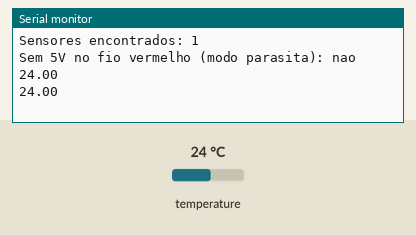
The sketch below on a simulated Arduino Uno, built with avr-gcc and run on an emulated ATmega328P. On the bench: the last lines printed to the serial monitor. The inputs (shaded band) are chosen by the test bench; at power-on: temperature 24 °C.

Above: at 3.3 s.
3.4 s: temperature set to 12 °C
At 4.9 s:
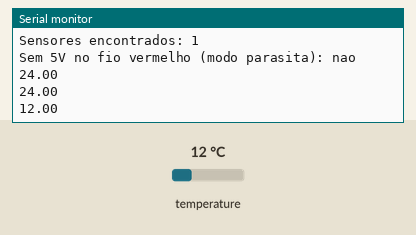
5.9 s: temperature set to 19 °C
At 7.4 s:
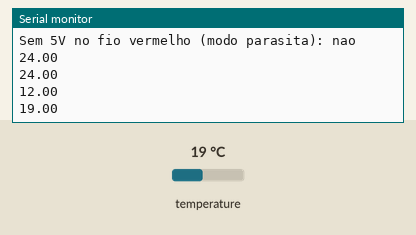
Timing chart, 0 to 8.9 s (numbered marks = the images above; inputs shaded):
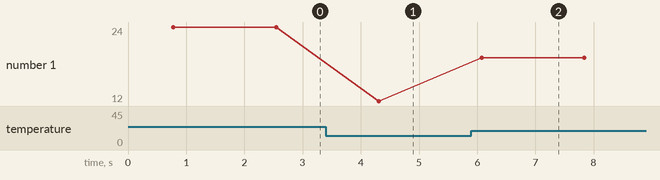

Measured:
- after the input at 3.4 s, the serial monitor: prints a new line after 0.91 s (image 1)
- after the input at 5.9 s, the serial monitor: prints a new line after 0.17 s (image 2)
- plotted number 1: 24 → 12 after the input at 3.4 s, 12 → 19 after the input at 5.9 s

The sketch:

diagnostico.ino
```cpp
// Diagnóstico do sensor DS18B20
// Mostra quantos sensores o Arduino encontra, se o fio vermelho tem 5V
// e a temperatura a cada segundo. Abra o Monitor Serial em 115200.

#include <OneWire.h>
#include <DallasTemperature.h>

OneWire barramento(2);
DallasTemperature sensores(&barramento);

void setup() {
  Serial.begin(115200);
  sensores.begin();
  Serial.print("Sensores encontrados: ");
  Serial.println(sensores.getDeviceCount());
  Serial.print("Sem 5V no fio vermelho (modo parasita): ");
  Serial.println(sensores.isParasitePowerMode() ? "SIM" : "nao");
}

void loop() {
  sensores.requestTemperatures();
  Serial.println(sensores.getTempCByIndex(0));
  delay(1000);
}
```
